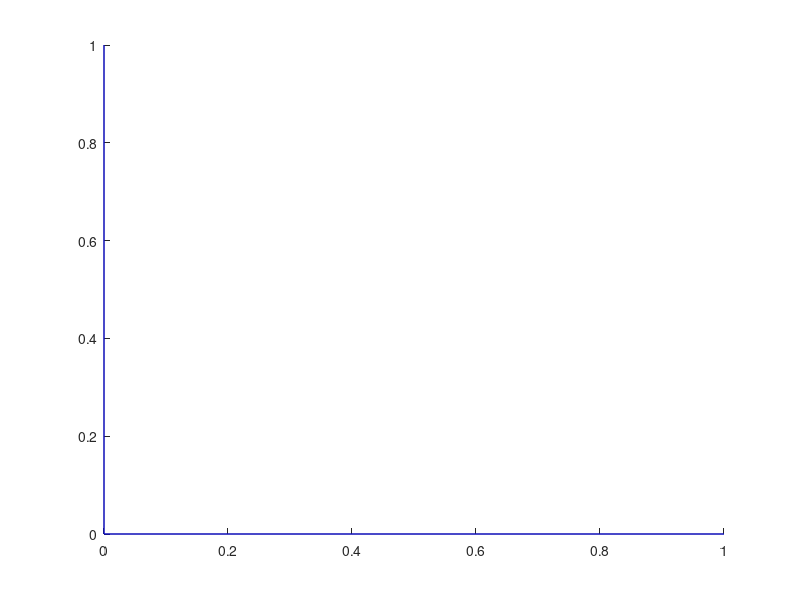

Reproduce this figure in MATLAB. (Note: this script raises an error after producing the figure.)
function h = daxes3(x, y, z, c)
% daxes3 -- Draw axes
%
%  Usage
%    daxes3(x, y, z[, c])
%
%  Inputs
%    x, y, z  origin coordinates
%    c        color
%
%  Outputs
%    h       integer, current figure handle
%
%  Description
%    Draw axes with (x,y,z) origin.
%
%  See also
%    axis, daxes
%

if (nargin == 0)
   x = 0;
   y = 0;
   z = 0;
   c = 'b';
elseif (nargin == 2)
   c = 'b';
end;

ax = axis;
hold on;
plot3([ax(1) ax(2)],[y y],[z z],c);
plot3([x x],[ax(3) ax(4)],[z z],c);
plot3([x x],[y y],[ax(5) ax(6)],c);
hold off;

h = gcf;

% Written on Fri Jan 29 15:21:59 MET 1999
% by Jean-Baptiste Caillau - ENSEEIHT-IRIT (UMR CNRS 5505)
